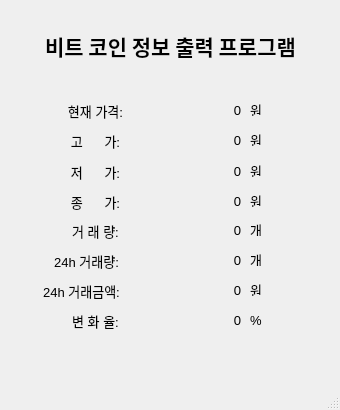
<?xml version="1.0" encoding="UTF-8"?>
<ui version="4.0">
 <class>MainWindow</class>
 <widget class="QMainWindow" name="MainWindow">
  <property name="geometry">
   <rect>
    <x>0</x>
    <y>0</y>
    <width>340</width>
    <height>410</height>
   </rect>
  </property>
  <property name="font">
   <font>
    <pointsize>16</pointsize>
   </font>
  </property>
  <property name="windowTitle">
   <string>MainWindow</string>
  </property>
  <widget class="QWidget" name="centralwidget">
   <widget class="QLabel" name="label">
    <property name="geometry">
     <rect>
      <x>40</x>
      <y>20</y>
      <width>261</width>
      <height>51</height>
     </rect>
    </property>
    <property name="font">
     <font>
      <family>한컴 말랑말랑 Regular</family>
      <pointsize>16</pointsize>
      <weight>75</weight>
      <bold>true</bold>
     </font>
    </property>
    <property name="text">
     <string>비트 코인 정보 출력 프로그램</string>
    </property>
    <property name="alignment">
     <set>Qt::AlignCenter</set>
    </property>
   </widget>
   <widget class="QLabel" name="label_2">
    <property name="geometry">
     <rect>
      <x>60</x>
      <y>100</y>
      <width>71</width>
      <height>21</height>
     </rect>
    </property>
    <property name="font">
     <font>
      <pointsize>10</pointsize>
     </font>
    </property>
    <property name="text">
     <string>현재 가격:</string>
    </property>
    <property name="alignment">
     <set>Qt::AlignCenter</set>
    </property>
   </widget>
   <widget class="QLabel" name="trade_price">
    <property name="geometry">
     <rect>
      <x>130</x>
      <y>100</y>
      <width>111</width>
      <height>21</height>
     </rect>
    </property>
    <property name="font">
     <font>
      <pointsize>10</pointsize>
     </font>
    </property>
    <property name="text">
     <string>0</string>
    </property>
    <property name="alignment">
     <set>Qt::AlignRight|Qt::AlignTrailing|Qt::AlignVCenter</set>
    </property>
   </widget>
   <widget class="QLabel" name="label_4">
    <property name="geometry">
     <rect>
      <x>250</x>
      <y>104</y>
      <width>56</width>
      <height>12</height>
     </rect>
    </property>
    <property name="font">
     <font>
      <pointsize>10</pointsize>
     </font>
    </property>
    <property name="text">
     <string>원</string>
    </property>
   </widget>
   <widget class="QLabel" name="label_5">
    <property name="geometry">
     <rect>
      <x>250</x>
      <y>134</y>
      <width>56</width>
      <height>12</height>
     </rect>
    </property>
    <property name="font">
     <font>
      <pointsize>10</pointsize>
     </font>
    </property>
    <property name="text">
     <string>원</string>
    </property>
   </widget>
   <widget class="QLabel" name="high_price">
    <property name="geometry">
     <rect>
      <x>130</x>
      <y>130</y>
      <width>111</width>
      <height>21</height>
     </rect>
    </property>
    <property name="font">
     <font>
      <pointsize>10</pointsize>
     </font>
    </property>
    <property name="text">
     <string>0</string>
    </property>
    <property name="alignment">
     <set>Qt::AlignRight|Qt::AlignTrailing|Qt::AlignVCenter</set>
    </property>
   </widget>
   <widget class="QLabel" name="label_7">
    <property name="geometry">
     <rect>
      <x>60</x>
      <y>130</y>
      <width>71</width>
      <height>21</height>
     </rect>
    </property>
    <property name="font">
     <font>
      <pointsize>10</pointsize>
     </font>
    </property>
    <property name="text">
     <string>고      가:</string>
    </property>
    <property name="alignment">
     <set>Qt::AlignCenter</set>
    </property>
   </widget>
   <widget class="QLabel" name="label_8">
    <property name="geometry">
     <rect>
      <x>250</x>
      <y>165</y>
      <width>56</width>
      <height>12</height>
     </rect>
    </property>
    <property name="font">
     <font>
      <pointsize>10</pointsize>
     </font>
    </property>
    <property name="text">
     <string>원</string>
    </property>
   </widget>
   <widget class="QLabel" name="label_9">
    <property name="geometry">
     <rect>
      <x>60</x>
      <y>161</y>
      <width>71</width>
      <height>21</height>
     </rect>
    </property>
    <property name="font">
     <font>
      <pointsize>10</pointsize>
     </font>
    </property>
    <property name="text">
     <string>저      가:</string>
    </property>
    <property name="alignment">
     <set>Qt::AlignCenter</set>
    </property>
   </widget>
   <widget class="QLabel" name="low_price">
    <property name="geometry">
     <rect>
      <x>130</x>
      <y>161</y>
      <width>111</width>
      <height>21</height>
     </rect>
    </property>
    <property name="font">
     <font>
      <pointsize>10</pointsize>
     </font>
    </property>
    <property name="text">
     <string>0</string>
    </property>
    <property name="alignment">
     <set>Qt::AlignRight|Qt::AlignTrailing|Qt::AlignVCenter</set>
    </property>
   </widget>
   <widget class="QLabel" name="closing_price">
    <property name="geometry">
     <rect>
      <x>130</x>
      <y>191</y>
      <width>111</width>
      <height>21</height>
     </rect>
    </property>
    <property name="font">
     <font>
      <pointsize>10</pointsize>
     </font>
    </property>
    <property name="text">
     <string>0</string>
    </property>
    <property name="alignment">
     <set>Qt::AlignRight|Qt::AlignTrailing|Qt::AlignVCenter</set>
    </property>
   </widget>
   <widget class="QLabel" name="label_12">
    <property name="geometry">
     <rect>
      <x>250</x>
      <y>195</y>
      <width>56</width>
      <height>12</height>
     </rect>
    </property>
    <property name="font">
     <font>
      <pointsize>10</pointsize>
     </font>
    </property>
    <property name="text">
     <string>원</string>
    </property>
   </widget>
   <widget class="QLabel" name="label_13">
    <property name="geometry">
     <rect>
      <x>60</x>
      <y>191</y>
      <width>71</width>
      <height>21</height>
     </rect>
    </property>
    <property name="font">
     <font>
      <pointsize>10</pointsize>
     </font>
    </property>
    <property name="text">
     <string>종      가:</string>
    </property>
    <property name="alignment">
     <set>Qt::AlignCenter</set>
    </property>
   </widget>
   <widget class="QLabel" name="trade_vol">
    <property name="geometry">
     <rect>
      <x>130</x>
      <y>220</y>
      <width>111</width>
      <height>21</height>
     </rect>
    </property>
    <property name="font">
     <font>
      <pointsize>10</pointsize>
     </font>
    </property>
    <property name="text">
     <string>0</string>
    </property>
    <property name="alignment">
     <set>Qt::AlignRight|Qt::AlignTrailing|Qt::AlignVCenter</set>
    </property>
   </widget>
   <widget class="QLabel" name="label_15">
    <property name="geometry">
     <rect>
      <x>250</x>
      <y>224</y>
      <width>56</width>
      <height>12</height>
     </rect>
    </property>
    <property name="font">
     <font>
      <pointsize>10</pointsize>
     </font>
    </property>
    <property name="text">
     <string>개</string>
    </property>
   </widget>
   <widget class="QLabel" name="label_16">
    <property name="geometry">
     <rect>
      <x>60</x>
      <y>220</y>
      <width>71</width>
      <height>21</height>
     </rect>
    </property>
    <property name="font">
     <font>
      <pointsize>10</pointsize>
     </font>
    </property>
    <property name="text">
     <string>거 래 량:</string>
    </property>
    <property name="alignment">
     <set>Qt::AlignCenter</set>
    </property>
   </widget>
   <widget class="QLabel" name="label_17">
    <property name="geometry">
     <rect>
      <x>250</x>
      <y>254</y>
      <width>56</width>
      <height>12</height>
     </rect>
    </property>
    <property name="font">
     <font>
      <pointsize>10</pointsize>
     </font>
    </property>
    <property name="text">
     <string>개</string>
    </property>
   </widget>
   <widget class="QLabel" name="trade_vol_24">
    <property name="geometry">
     <rect>
      <x>130</x>
      <y>250</y>
      <width>111</width>
      <height>21</height>
     </rect>
    </property>
    <property name="font">
     <font>
      <pointsize>10</pointsize>
     </font>
    </property>
    <property name="text">
     <string>0</string>
    </property>
    <property name="alignment">
     <set>Qt::AlignRight|Qt::AlignTrailing|Qt::AlignVCenter</set>
    </property>
   </widget>
   <widget class="QLabel" name="label_19">
    <property name="geometry">
     <rect>
      <x>41</x>
      <y>250</y>
      <width>91</width>
      <height>21</height>
     </rect>
    </property>
    <property name="font">
     <font>
      <pointsize>10</pointsize>
     </font>
    </property>
    <property name="text">
     <string>24h 거래량:</string>
    </property>
    <property name="alignment">
     <set>Qt::AlignCenter</set>
    </property>
   </widget>
   <widget class="QLabel" name="label_20">
    <property name="geometry">
     <rect>
      <x>36</x>
      <y>280</y>
      <width>91</width>
      <height>21</height>
     </rect>
    </property>
    <property name="font">
     <font>
      <pointsize>10</pointsize>
     </font>
    </property>
    <property name="text">
     <string>24h 거래금액:</string>
    </property>
    <property name="alignment">
     <set>Qt::AlignCenter</set>
    </property>
   </widget>
   <widget class="QLabel" name="label_21">
    <property name="geometry">
     <rect>
      <x>250</x>
      <y>284</y>
      <width>56</width>
      <height>12</height>
     </rect>
    </property>
    <property name="font">
     <font>
      <pointsize>10</pointsize>
     </font>
    </property>
    <property name="text">
     <string>원</string>
    </property>
   </widget>
   <widget class="QLabel" name="trade_price_24">
    <property name="geometry">
     <rect>
      <x>130</x>
      <y>280</y>
      <width>111</width>
      <height>21</height>
     </rect>
    </property>
    <property name="font">
     <font>
      <pointsize>10</pointsize>
     </font>
    </property>
    <property name="text">
     <string>0</string>
    </property>
    <property name="alignment">
     <set>Qt::AlignRight|Qt::AlignTrailing|Qt::AlignVCenter</set>
    </property>
   </widget>
   <widget class="QLabel" name="label_23">
    <property name="geometry">
     <rect>
      <x>50</x>
      <y>310</y>
      <width>91</width>
      <height>21</height>
     </rect>
    </property>
    <property name="font">
     <font>
      <pointsize>10</pointsize>
     </font>
    </property>
    <property name="text">
     <string>변 화 율:</string>
    </property>
    <property name="alignment">
     <set>Qt::AlignCenter</set>
    </property>
   </widget>
   <widget class="QLabel" name="label_24">
    <property name="geometry">
     <rect>
      <x>250</x>
      <y>314</y>
      <width>56</width>
      <height>12</height>
     </rect>
    </property>
    <property name="font">
     <font>
      <pointsize>10</pointsize>
     </font>
    </property>
    <property name="text">
     <string>%</string>
    </property>
   </widget>
   <widget class="QLabel" name="change_rate">
    <property name="geometry">
     <rect>
      <x>130</x>
      <y>310</y>
      <width>111</width>
      <height>21</height>
     </rect>
    </property>
    <property name="font">
     <font>
      <pointsize>10</pointsize>
     </font>
    </property>
    <property name="text">
     <string>0</string>
    </property>
    <property name="alignment">
     <set>Qt::AlignRight|Qt::AlignTrailing|Qt::AlignVCenter</set>
    </property>
   </widget>
  </widget>
  <widget class="QMenuBar" name="menubar">
   <property name="geometry">
    <rect>
     <x>0</x>
     <y>0</y>
     <width>340</width>
     <height>36</height>
    </rect>
   </property>
  </widget>
  <widget class="QStatusBar" name="statusbar"/>
 </widget>
 <resources/>
 <connections/>
</ui>
